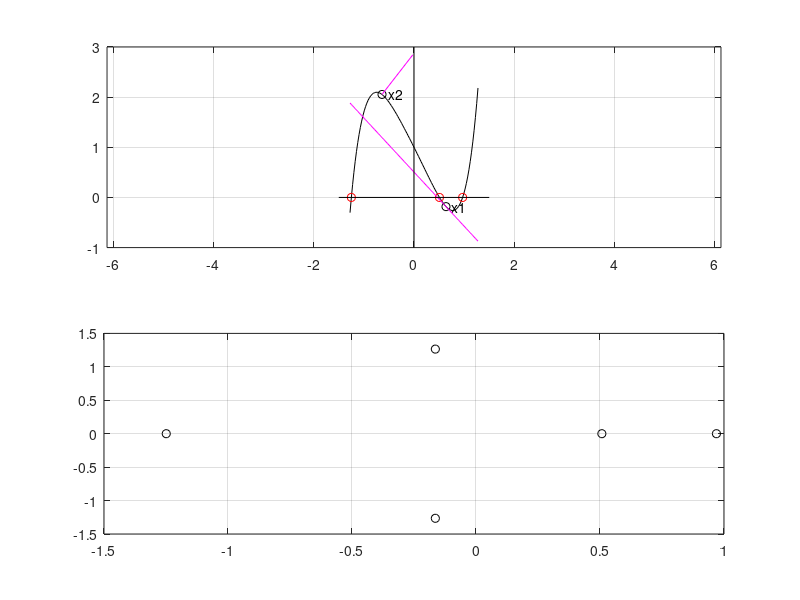

Source code (MATLAB): (Note: this script raises an error after producing the figure.)
%2. Найти корни r1,...,rn полинома P(x)=a_nx^n+...+a_0 на отрезке
%-max|rk|<x<max|rk|. Построить крафик кривой f = P(x), касательной к нему в
%точке x1 = 0.5max|rk| и восстаносить единичную нормаль в точке x2 =
%-0.5max|rk|. Вычислить все корни полинома и построить окружность в
%комплескной плоскости, содержащую их.
%a) P(x) = x^5 + 0.1x^4 + 0.2x^3 - 0.2x^2 - 2x + 1
clc

P = [1 0.1 0.2 -0.2 -2 1];
R = roots(P); %вектор-столбец всех корней
R_abs = abs(R);
disp(R_abs);
%M есть абсолютное значение корня с наибольшим абсолютным значением
M = max(R_abs);
disp(M);
%Находим индексы всех корней, которые вещественные и абсолютные значения
%которых меньше чем M
id = (R==real(R)&abs(R)<M);
disp('Все корни на отрезке -max|rk|<x<max|rk|');
disp(R(id)');

subplot(211);
x = linspace(-M,M);
F = polyval(P,x);
plot(x,F,'-k');
hold on
plot(R(id),zeros(size(R(id))),'or'); %plot roots within given domain
dP = polyder(P); %polynomial differentiation
x1 = 0.5*M;
y1 = polyval(P,x1);
text(x1,y1,'  x1');
plot(x1,y1,'ko');
dy1 = polyval(dP,x1); %gradient of tangent at x1
Y1 = dy1*(x-x1)+y1;
plot(x,Y1,'-m');

x2 = -0.5*M;
y2 = polyval(P,x2);
plot(x2,y2,'ko');
text(x2,y2,'  x2');
dy2 = polyval(dP,x2); %gradient of tangent at x2
m_normal = -1/dy2;
x3 = x2+cos(atan(m_normal));
y3 = y2+sin(atan(m_normal));
line([x2 x3],[y2 y3],'Color','Magenta');

grid on
line([0,0], ylim, 'Color', 'k');
line(xlim, [0,0], 'Color', 'k');
axis equal
axis on

subplot(212);
plot(real(R),imag(R),'ok');
hold on
grid on
fimplicit(@(x,y) x.^2+y.^2-M^2);
axis equal
title('окружность на комплексной плоскости, содержащая все корни');